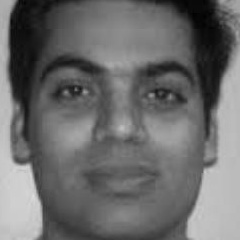
#> input picture Dataset_UTK/test_images/23_0_3_20170119164224534_cropped.jpg, 240 x 240 px; its folder holds 6 pictures in this run
$ jupyter execute --allow-errors Method1.ipynb   (Python 2 division)
#> lines starting #> are read from the running program, lines starting #| are printed output that depends on the picture
# Image Process and Feature Matching

Dataset in use: https://susanqq.github.io/UTKFace/

*In-the-wild Faces is used and part-2 is selected for train, part-3 is selected for test set.*

[cell 1]
import os
import cv2
import glob
import logging
import numpy as np
import pandas as pd
from tqdm import tqdm
from sklearn import metrics
from skimage import feature
import matplotlib.pyplot as plt

[cell 2]
import warnings
warnings.filterwarnings("ignore")

[cell 3]
# [10 lines left out: function mkdir, not called in this run]

[cell 4]
'''
Raporda belirtildigi gibi, girdi olarak net cekilen 1 adet yuz goruntusu verilir ve cikti olarak da gender saglanir. Bu nedenle;

SIFT, SURF, distance vb. için tabi ki hazır fonksiyonları kullanacaksınız ama göz bulma, yüz bulma vb. işler için
hazır kütüphane kullanamazsınız.

ibaresi proje ile alakali degildir. Projemiz yuz tespiti degil, girdi olarak verilen yuz goruntusunden gender tespitidir.
Girdi hatasi olmasi durumunda kodun yine de calismasi amaciyla hazir kutuphane kullanilmaktadir.
'''

# [20 lines left out: function face_extractor, not called in this run]

[cell 5]
# [6 lines left out: function metric_report, not called in this run]

[cell 6]
source_dir='./utk_train'
dest_dir='./utk_train_cropped'
ext='jpg'

[cell 7]
test_source_dir='./utk_test'
test_dest_dir='./utk_test_cropped'

[cell 8]
test_dir = './test_images'

## Local Binary Patterns

[cell 9]
class LocalBinaryPatterns:
    def __init__(self, numPoints, radius):
#> in single_image_pipeline, fimg is the input picture: shape (240, 240); min 0, max 222, mean 107.5
        self.numPoints = numPoints
        self.radius = radius

    def describe(self, image, eps=1e-7):
#> called with eps = 1e-07
        lbp = feature.local_binary_pattern(image, self.numPoints, self.radius, method="uniform")
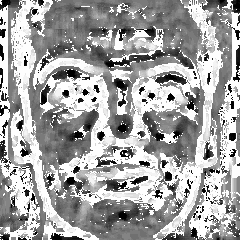
#> lbp: shape (240, 240) float64; min 0, max 25, mean 16; drawn with min black and max white
        (hist, _) = np.histogram(lbp.ravel(),
                                 bins=np.arange(0, self.numPoints + 3),
                                 range=(0, self.numPoints + 2))
#> hist = 26 values, max 19485 at index 25, min 421 at index 18, mean 2215.4

        hist = hist.astype("float")
        hist /= (hist.sum() + eps)
#> hist = 26 values, max 0.338 at index 25, min 0.00731 at index 18, mean 0.0385
        return hist

[cell 10]
def single_image_pipeline(img, desc, male_hist_path, female_hist_path):
    fimg = cv2.imread(img, cv2.COLOR_BGR2GRAY)

    lbp_hist = desc.describe(fimg)
#> lbp_hist has the same summary as hist in describe
    lbp_hist = lbp_hist.astype(np.float32)

    male_lbp_hist = np.load(male_hist_path).astype(np.float32)
    female_lbp_hist = np.load(female_hist_path).astype(np.float32)

    male_distance = cv2.compareHist(lbp_hist, male_lbp_hist, cv2.HISTCMP_INTERSECT)
    female_distance = cv2.compareHist(lbp_hist, female_lbp_hist, cv2.HISTCMP_INTERSECT)
    # HISTCMP_INTERSECT, HISTCMP_CORREL, HISTCMP_BHATTACHARYYA, HISTCMP_HELLINGER, HISTCMP_CHISQR

    return 0 if male_distance >= female_distance else 1

[cell 11]
'''
UTK Train setindeki goruntulerden yuzler elde edilir ve dest_dir uzerine kaydedilir.
'''
#face_extractor(source_dir, dest_dir)

[cell 12]
'''
Elde edilen yuz goruntuleri cinsiyete gore ayristirilir.
'''
'''
male_images=[]
female_images=[]
for pimg in tqdm(glob.glob(f"{dest_dir}/*.{ext}"), desc="Creating Male and Female Arrays"):
    img = cv2.imread(pimg, cv2.COLOR_BGR2GRAY)
    female_images.append(img) if int(os.path.basename(pimg).split('_')[1]) else male_images.append(img)
'''

[cell 13]
#print(f'Number of male images in trainset: {len(male_images)}\nNumber of female images in trainset: {len(female_images)}')

[cell 14]
desc=LocalBinaryPatterns(24, 8) # define descriptor instance

[cell 15]
'''
Male-Female LBP histogramlari elde edilir ve kaydedilir.
'''
'''
male_histograms = [desc.describe(img) for img in tqdm(male_images, desc="Computing LBP histogram - Male")]
female_histograms = [desc.describe(img) for img in tqdm(female_images, desc="Computing LBP histogram - Female")]

male_lbp_hist = np.mean(male_histograms, axis=0)
female_lbp_hist = np.mean(female_histograms, axis=0)

np.save('male_lbp_hist.npy', male_lbp_hist)
np.save('female_lbp_hist.npy', female_lbp_hist)
'''

[cell 16]
#face_extractor(source_dir, dest_dir)

[cell 17]
'''
Test veri setinden rastgele goruntu secilerek cinsiyet tahmini yapilir.
'''

random_image_pick = np.random.choice(glob.glob(test_dir + f'/*.{ext}'))
#> (the rest of this cell did not finish here and is left out)

[cell 18]
'''
Tum test verisi uzerinde tahminler gerceklestirilir.
'''

'''
timgs = glob.glob(f"{test_dest_dir}/*.{ext}") #test images

actual, predicted = [], []
for timg in tqdm(timgs, desc="Inference in progress"):
    gender = single_image_pipeline(timg, desc, 'male_lbp_hist.npy', 'female_lbp_hist.npy')
    label = int(os.path.basename(timg).split('_')[1])

    actual.append(label)
    predicted.append(gender)

'''

[cell 19]
#metric_report(actual, predicted)

[cell 20]
#confusion_matrix = metrics.confusion_matrix(actual, predicted)

[cell 21]
#cm_display = metrics.ConfusionMatrixDisplay(confusion_matrix = confusion_matrix, display_labels = ['Male', 'Female'])
#cm_display.plot()
#plt.show()

[cell 22]
#female_data = np.sum(actual); male_data = len(actual) - female_data
#female_data, male_data

[cell 23]
# Asagidaki img_path degiskenine istenen goruntulerin pathi verilir ve lbp ile gender detect edilir.

img_path = 'test_images/22_0_0_20170119151204830_cropped.jpg'
actual = int(os.path.basename(img_path).split('_')[1])

#> (the rest of this cell did not finish here and is left out)

#> call 2 of single_image_pipeline, with male_hist_path = 'male_lbp_hist.npy', female_hist_path = 'female_lbp_hist.npy'
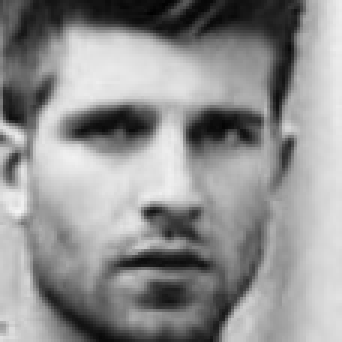
#> input picture Dataset_UTK/test_images/22_0_0_20170119151204830_cropped.jpg, 114 x 114 px (shown 3 times larger)
#> in single_image_pipeline, fimg is the input picture: shape (114, 114); min 0, max 244, mean 144.8
#> call 2 of describe, with eps = 1e-07
#> in describe (call 2), `lbp = feature.local_binary_pattern(image, self.numPoints, self.radius,..`:
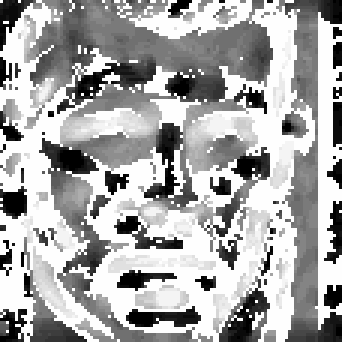
#> lbp: shape (114, 114) float64 (shown 3 times larger); min 0, max 25, mean 16.5; drawn with min black and max white
#> in describe (call 2), `(hist, _) = np.histogram(lbp.ravel(), bins=np.arange(0, self.numPoints..`: hist = 26 values, max 5258 at index 25, min 109 at index 18, mean 499.8
#> in describe (call 2), `hist /= (hist.sum() + eps)`: hist = 26 values, max 0.405 at index 25, min 0.00839 at index 18, mean 0.0385
#> in single_image_pipeline (call 2), `lbp_hist = desc.describe(fimg)`: lbp_hist has the same summary as hist in describe
#> `keypoints, descriptors = sift.detectAndCompute(img, None)`: keypoints = 74 keypoints; strongest (x, y, size): (18, 160, 6.7), (27, 168, 6.7), (26, 172, 10.1), (85, 92, 3.5)

if actual == pred:
    print('Gender Detected!')

## Scale Invariant Feature Transform (SIFT)

[cell 24]
sift = cv2.SIFT_create()

[cell 25]
# [14 lines left out: function flann_match, not called in this run]

[cell 26]
def extract_descriptors(image, extractor):
    gray = cv2.imread(image, 0)
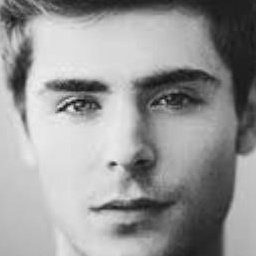
#> input picture Dataset_UTK/test_images/16_0_0_20170120133327900_cropped.jpg, 256 x 256 px
#> gray is the input picture: shape (256, 256); min 13, max 239, mean 150.9
    keypoints, descriptors = extractor.detectAndCompute(gray, None)
#> keypoints = 143 keypoints; strongest (x, y, size): (84, 95, 26.9), (18, 82, 14), (113, 164, 3.9), (61, 110, 3.3)
    return descriptors

[cell 27]
def single_image_pipeline_sift(img, male_desc_path, female_desc_path):
    descriptor = extract_descriptors(img, sift)

    male_desc = np.load(male_desc_path).astype(np.float32)
    female_desc = np.load(female_desc_path).astype(np.float32)

    male_distance = flann_match(descriptor, male_desc)
    female_distance = flann_match(descriptor, female_desc)

    return 0 if male_distance >= female_distance else 1

[cell 28]
'''
Male-Female SIFT descriptor elde edilir.
'''

'''
male_descriptors = []
female_descriptors = []

for img in tqdm(male_images, desc= 'Extracting descriptors - Male'):
    desc = extract_descriptors(img)
    if desc is not None:
        male_descriptors.extend(desc)

for img in tqdm(female_images, desc='Extracting descriptors - Female'):
    desc = extract_descriptors(img)
    if desc is not None:
        female_descriptors.extend(desc)
'''

[cell 29]
'''
Cikartilan descriptorlar kaydedilir.
'''

'''
male_descriptors = np.array(male_descriptors, dtype=np.float32)
female_descriptors = np.array(female_descriptors, dtype=np.float32)

np.save('male_descriptors.npy', male_descriptors)
np.save('female_descriptors.npy', female_descriptors)
'''

#> (a cell that did not finish here is left out)

[cell 31]
'./utk_test_cropped/'

[cell 32]
results=[]
#> (the rest of this cell did not finish here and is left out)
